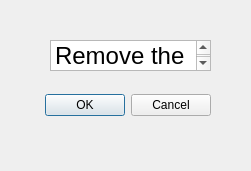
<?xml version="1.0" encoding="UTF-8"?>
<ui version="4.0">
 <class>Remove_confirm</class>
 <widget class="QDialog" name="Remove_confirm">
  <property name="geometry">
   <rect>
    <x>0</x>
    <y>0</y>
    <width>251</width>
    <height>171</height>
   </rect>
  </property>
  <property name="windowTitle">
   <string>Remove_confirm</string>
  </property>
  <widget class="QDialogButtonBox" name="Confirm_buttons">
   <property name="geometry">
    <rect>
     <x>40</x>
     <y>90</y>
     <width>171</width>
     <height>31</height>
    </rect>
   </property>
   <property name="orientation">
    <enum>Qt::Horizontal</enum>
   </property>
   <property name="standardButtons">
    <set>QDialogButtonBox::Cancel|QDialogButtonBox::Ok</set>
   </property>
  </widget>
  <widget class="QTextBrowser" name="Confirm_message">
   <property name="geometry">
    <rect>
     <x>50</x>
     <y>40</y>
     <width>161</width>
     <height>31</height>
    </rect>
   </property>
   <property name="html">
    <string>&lt;!DOCTYPE HTML PUBLIC &quot;-//W3C//DTD HTML 4.0//EN&quot; &quot;http://www.w3.org/TR/REC-html40/strict.dtd&quot;&gt;
&lt;html&gt;&lt;head&gt;&lt;meta name=&quot;qrichtext&quot; content=&quot;1&quot; /&gt;&lt;style type=&quot;text/css&quot;&gt;
p, li { white-space: pre-wrap; }
&lt;/style&gt;&lt;/head&gt;&lt;body style=&quot; font-family:'.AppleSystemUIFont'; font-size:13pt; font-weight:400; font-style:normal;&quot;&gt;
&lt;p style=&quot; margin-top:0px; margin-bottom:0px; margin-left:0px; margin-right:0px; -qt-block-indent:0; text-indent:0px;&quot;&gt;&lt;span style=&quot; font-size:18pt;&quot;&gt;Remove the user?&lt;/span&gt;&lt;/p&gt;&lt;/body&gt;&lt;/html&gt;</string>
   </property>
  </widget>
 </widget>
 <resources/>
 <connections>
  <connection>
   <sender>Confirm_buttons</sender>
   <signal>accepted()</signal>
   <receiver>Remove_confirm</receiver>
   <slot>accept()</slot>
   <hints>
    <hint type="sourcelabel">
     <x>248</x>
     <y>254</y>
    </hint>
    <hint type="destinationlabel">
     <x>157</x>
     <y>274</y>
    </hint>
   </hints>
  </connection>
  <connection>
   <sender>Confirm_buttons</sender>
   <signal>rejected()</signal>
   <receiver>Remove_confirm</receiver>
   <slot>reject()</slot>
   <hints>
    <hint type="sourcelabel">
     <x>316</x>
     <y>260</y>
    </hint>
    <hint type="destinationlabel">
     <x>286</x>
     <y>274</y>
    </hint>
   </hints>
  </connection>
 </connections>
</ui>
